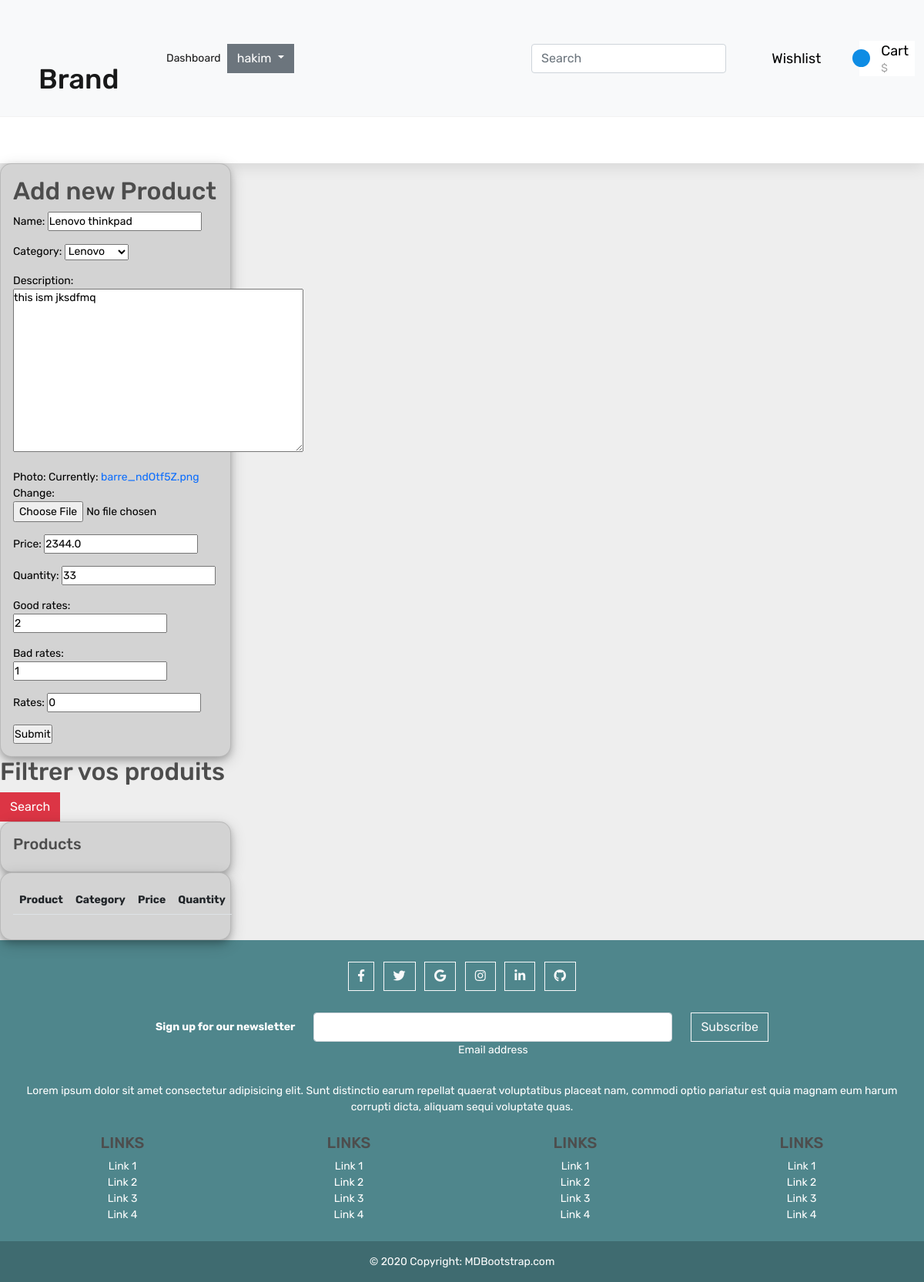
The page /update_product/2/ (signed in) on the database as committed earlier.
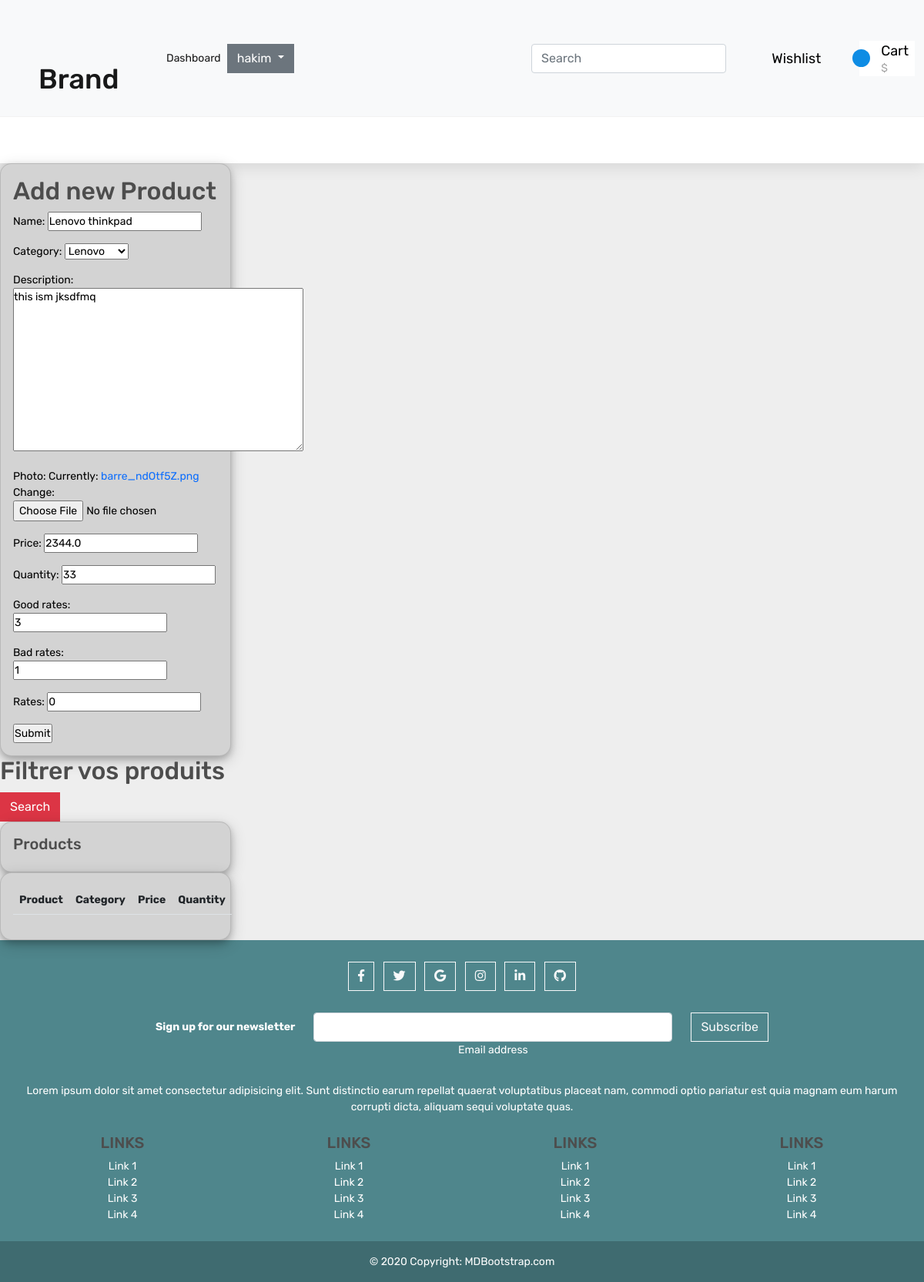
The same page on the database as committed later.
### e_commerce/models.py (models this page shows, shortened)
class Product(models.Model):
    name = models.CharField(max_length=100)
    category = models.ForeignKey(
        Category, related_name='categories', on_delete=models.CASCADE)
    description = models.TextField()
    photo = models.ImageField()
    price = models.FloatField(default=0)
    quantity = models.PositiveIntegerField(null=True)
    good_rates = models.PositiveIntegerField(default=0)
    bad_rates = models.PositiveIntegerField(default=0)
    rates = models.PositiveIntegerField(default=0)

### api/views.py (the view)
# urls.py: path('update_product/<str:pk>/', views.updateProduct, name="update_product"),
def updateProduct(request, pk):
	product = Product.objects.get(id=pk)
	form = CreateProductForm(instance=product)
	if request.method == 'POST':
		form = CreateProductForm(request.POST, instance=product)
		if form.is_valid():
			form.save()
			return redirect('/prod')
	context = {'form': form}
	return render(request, 'dashboardSeller/products.html', context)

### api/forms.py
class CreateProductForm(ModelForm):
    class Meta:
        model = Product
        fields = '__all__'

### e_commerce/models.py (called while the page is built)
    def __str__(self):
        return self.category

### templates/dashboardSeller/products.html (shortened to what this page needs)
{% extends 'dashboardSeller/dashboard.html' %}
{% block content %}
<div class="row">
    <div class="col-md-6">
        <div class="card card-body">
            <h2>Add new Product</h2>
            <form action="" method="POST">
                {{form.as_p}}
                <input type="submit" name="Submit">
            </form>
        </div>
    </div>
</div>
<div>
    <form method="GET">
        <h2>Filtrer vos produits </h2>
        <button type="Submit" class="btn btn-danger">Search</button>
    </form>
</div>
<div class="row">
    <div class="col-md">
        <div class="card card-body">
            <h5>Products</h5>
        </div>
        <div class="card card-body">
            <table class="table">
                <tr>
                    <th>Product</th>
                    <th>Category</th>
                    <th>Price</th>
                    <th>Quantity</th>
                </tr>
            </table>
        </div>
    </div>
</div>
{% endblock %}

Rows that differ between the two databases and show on the page:
changed Product "Lenovo thinkpad": good_rates "2" → "3"
